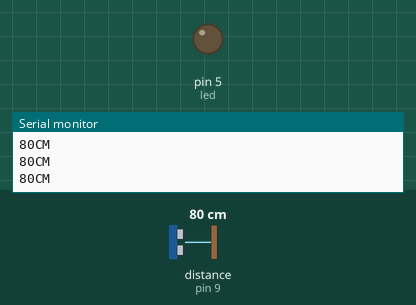
Recording of a sketch running on a simulated Arduino Uno, built with avr-gcc and run on an emulated ATmega328P. On the bench: output pins drawn as LEDs (lit = HIGH), the last lines printed to the serial monitor. Wiring (inferred from the names in the program): ultrasonic range finder: trigger pin 8; echo pin 9. The test bench sets the inputs (shaded band); at power-on: distance to the obstacle (sensor on pin 9) 80 cm. The echo pulse lasts 58.3 µs per cm; pins used as bus, display or sensor lines are not drawn.

Above: at 1.2 s.
1.3 s: distance to the obstacle (sensor on pin 9) set to 12 cm
2.8 s: distance to the obstacle (sensor on pin 9) set to 9 cm
At 3.2 s:
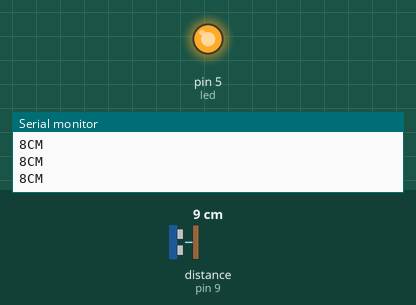
4.3 s: distance to the obstacle (sensor on pin 9) set to 18 cm
At 5.5 s:
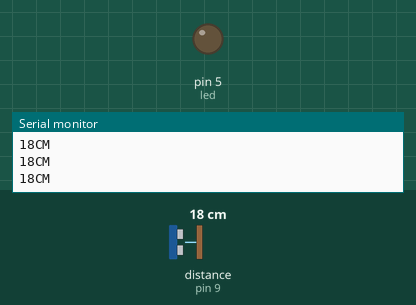
5.8 s: distance to the obstacle (sensor on pin 9) set to 2 cm
At 6.3 s:
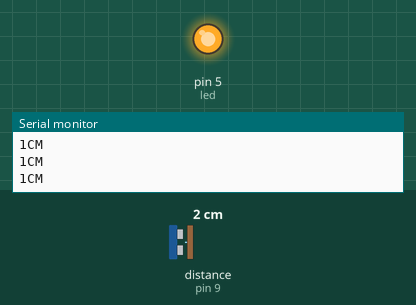
Timing chart, 0 to 8.3 s (numbered marks = the images above; inputs shaded):
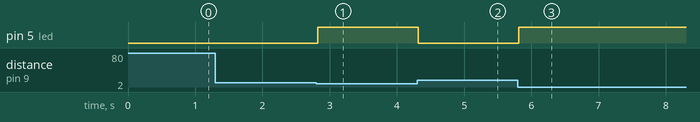

Measured:
- the behaviour switches between 11 and 10 cm on distance to the obstacle (sensor on pin 9) (found by bisection; images 0 and 1)
- after the input at 2.8 s, pin 5 (led): LOW → HIGH at once
- after the input at 4.3 s, pin 5 (led): HIGH → LOW at once
- after the input at 5.8 s, pin 5 (led): LOW → HIGH at once

The sketch:

code.ino
```cpp
int trigPin = 8;
int echoPin = 9;
int led = 5;


void setup() {
  Serial.begin(9600);
   pinMode(led, OUTPUT);
   pinMode(trigPin, OUTPUT);
  pinMode(echoPin, INPUT);
  // put your setup code here, to run once:

}

void loop() {
  long duration, distance;
  digitalWrite(trigPin,HIGH);
  delayMicroseconds(1000);
  digitalWrite(trigPin, LOW);
  duration=pulseIn(echoPin, HIGH);
  distance =(duration/2)/29.1;
  Serial.print(distance);
  Serial.println("CM");
  delay(10);

 if((distance<=10))
  {
    digitalWrite(led, HIGH);
}
   else if(distance>10)
 {
     digitalWrite(led, LOW);
   }
}
```
